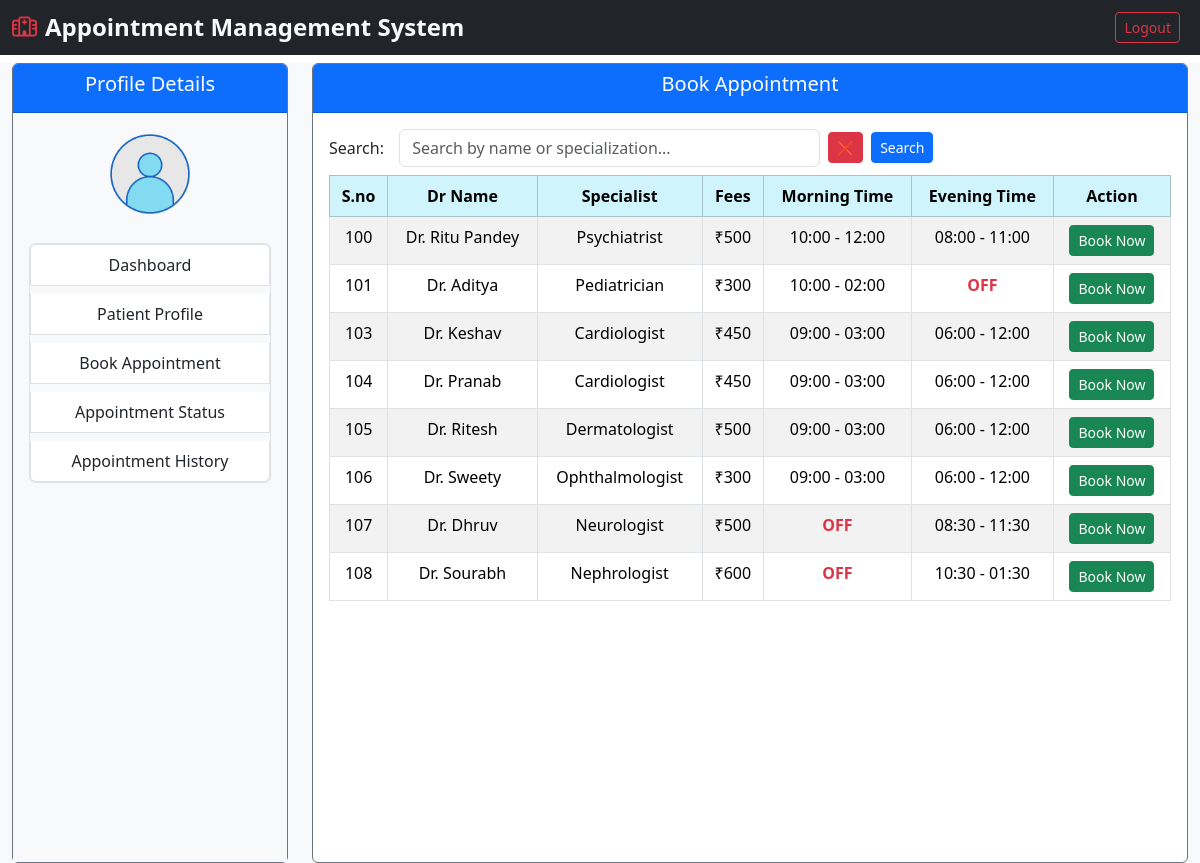
The app's page /patient/index.php?page=book_app.php (signed in) with its own data.
### tables this page shows
CREATE TABLE `doctors` (
  `d_id` int(200) NOT NULL,
  `name` varchar(100) NOT NULL,
  `specialize` varchar(100) NOT NULL,
  `m_start` time NOT NULL,
  `m_end` time NOT NULL,
  `e_start` time NOT NULL,
  `e_end` time NOT NULL,
  `fees` int(200) NOT NULL,
  `created_at` datetime NOT NULL,
  `updated_at` datetime NOT NULL,
  `status` enum('Active','Inactive') NOT NULL DEFAULT 'Active'
);

### patient/book_app.php (the view, shortened to what this page needs)
<?php
$search = "";
$query = "SELECT d_id, name, specialize, fees, m_start, m_end, e_start, e_end, status FROM doctors WHERE status='Active'";
$stmt = $conn->prepare($query);
$stmt->execute();
$result = $stmt->get_result();
?>
<div class="card-header bg-primary text-white text-center">
    <h5>Book Appointment</h5>
</div>
<div class="card-body">
    <form action="" method="post">
        <div class="row justify-content-center align-items-center mb-2">
            <div class="col-md-12 d-flex align-items-center">
                <label for="dr_name" class="form-label col-md-1 my-auto">Search:</label>
                <input type="text" id="dr_name" name="dr_name"
                    class="form-control col-md-3 w-50"
                    placeholder="Search by name or specialization..."
                    value="<?= htmlspecialchars($search); ?>">
                <button type="submit" name="clear_data" class="btn btn-sm btn-danger ms-2">❌</button>
                <button type="submit" class="btn btn-sm btn-primary ms-2" name="search">Search</button>
            </div>
        </div>
    </form>
    <div class="table-responsive">
        <table class="table text-center table-striped table-bordered">
            <thead class="table-info">
                <tr>
                    <th>S.no</th>
                    <th>Dr Name</th>
                    <th>Specialist</th>
                    <th>Fees</th>
                    <th>Morning Time</th>
                    <th>Evening Time</th>
                    <th>Action</th>
                </tr>
            </thead>
            <tbody>
                <?php if ($result->num_rows > 0): ?>
                    <?php while ($row = $result->fetch_assoc()): ?>
                        <tr>
                            <td><?= htmlspecialchars($row['d_id']); ?></td>
                            <td>Dr. <?= ucwords(htmlspecialchars($row['name'])); ?></td>
                            <td><?= htmlspecialchars($row['specialize']); ?></td>
                            <td>₹<?= htmlspecialchars($row['fees']); ?></td>
                            <td>
                                <?= ($row['m_start'] !== '00:00:00' && $row['m_end'] !== '00:00:00')
                                    ? date('h:i', strtotime($row['m_start'])) . ' - ' . date('h:i', strtotime($row['m_end']))
                                    : "<span class='text-danger fw-bold'>OFF</span>"; ?>
                            </td>
                            <td>
                                <?= ($row['e_start'] !== '00:00:00' && $row['e_end'] !== '00:00:00')
                                    ? date('h:i', strtotime($row['e_start'])) . ' - ' . date('h:i', strtotime($row['e_end']))
                                    : "<span class='text-danger fw-bold'>OFF</span>"; ?>
                            </td>
                            <td>
                                <button class="btn btn-success btn-sm" data-bs-toggle="modal" data-bs-target="#bookModal<?= $row['d_id']; ?>">
                                    Book Now
                                </button>
                            </td>
                        </tr>
                    <?php endwhile; ?>
                <?php else: ?>
                    <tr>
                        <td colspan="7" class="text-danger">No doctors found.</td>
                    </tr>
                <?php endif; ?>
            </tbody>
        </table>
    </div>
</div>

### patient/index.php (shortened to what this page needs)
<!DOCTYPE html>
<html lang="en">
<head>
    <?php include("../common/links.php") ?>
</head>
<body>
    <?php
    include("../common/header.php");
    ?>
    <div class="container-fluid mt-2">
        <div class="row vh-100">
            <div class="col-md-3  bg-light sidebar">
                <div class="card border-secondary h-100">
                    <div class="card-header bg-primary text-white text-center">
                        <h5>Profile Details</h5>
                    </div>
                    <div class="card-body bg-light text-center">
                        <img src="../img/profile.png" alt="user Profile" class="img-fluid rounded-circle" style="height: 90px; width: 90px;">
                        <div class="collapse d-md-block" id="sidebarMenu">
                            <ul class="list-group border mt-4 text-center">
                                <li class="list-group-item mb-2" id="lgi">
                                    <a href="?page=home.php" class="text-decoration-none text-dark d-block">Dashboard</a>
                                </li>
                                <li class="list-group-item mb-2" id="lgi">
                                    <a href="?page=p_profile.php" class="text-decoration-none text-dark d-block">Patient Profile</a>
                                </li>
                                <li class="list-group-item mb-2" id="lgi">
                                    <a href="?page=book_app.php" class="text-decoration-none text-dark d-block">Book Appointment</a>
                                </li>
                                <li class="list-group-item mb-2" id="lgi">
                                    <a href="?page=app_status.php" class="text-decoration-none text-dark d-block">Appointment Status</a>
                                </li>
                                <li class="list-group-item" id="lgi">
                                    <a href="?page=app_history.php" class="text-decoration-none text-dark d-block">Appointment History</a>
                                </li>
                            </ul>
                        </div>
                    </div>
                </div>
            </div>
            <main class="col-md-9 bg-light ">
                <div class="card border-secondary h-100">
                    <?php if (isset($_GET['page'])) {
                        $page = $_GET['page'];
                        $safe_page = basename($page);
                        if (file_exists($safe_page)) {
                            include $safe_page;
                        } else {
                            echo "<div class='alert mt-2 text-light bg-danger text-center col-4 m-auto' role='alert'>
        <b><b>Page not found ! try again</b></b>
      </div>";
                        }
                    } else {
                        include("./home.php");
                    } ?>
                </div>
        </div>
    </div>
</body>
</html>

### common/links.php (shortened to what this page needs)
<link rel="stylesheet" href="https://cdn.jsdelivr.net/npm/bootstrap@5.3.3/dist/css/bootstrap.min.css">
<link href="https://cdnjs.cloudflare.com/ajax/libs/font-awesome/6.0.0-beta3/css/all.min.css" rel="stylesheet">
<link rel="stylesheet" href="">

### common/header.php (shortened to what this page needs)
<nav class="navbar navbar-dark navbar-expand-lg bg-dark">
    <div class="container-fluid">
        <a class="navbar-brand d-flex align-items-center" href="#">
            <i class="fa-regular fa-hospital text-danger me-2"></i>
            <h4 class="text-light fw-bold m-0 d-none d-lg-block">Appointment Management System</h4>
        </a>
        <ul class="navbar-nav ms-auto d-flex align-items-center">
            <?php if (isset($_SESSION['user']) || isset($_SESSION['admin'])): ?>
                <li class="nav-item">
                    <a href="../other/logout.php" class="btn btn-sm btn-outline-danger me-2">Logout</a>
                </li>
            <?php endif; ?>
        </ul>
    </div>
</nav>

### records on screen
doctors: d_id "100", name "Ritu Pandey", specialize "Psychiatrist", fees "500", m_start "10:00", m_end "12:00", e_start "08:00", e_end "11:00"
doctors: d_id "101", name "Aditya", specialize "Pediatrician", fees "300", m_start "10:00", m_end "02:00", e_start "OFF"
doctors: d_id "103", name "Keshav", specialize "Cardiologist", fees "450", m_start "09:00", m_end "03:00", e_start "06:00", e_end "12:00"
doctors: d_id "104", name "Pranab", specialize "Cardiologist", fees "450", m_start "09:00", m_end "03:00", e_start "06:00", e_end "12:00"
doctors: d_id "105", name "Ritesh", specialize "Dermatologist", fees "500", m_start "09:00", m_end "03:00", e_start "06:00", e_end "12:00"
doctors: d_id "106", name "Sweety", specialize "Ophthalmologist", fees "300", m_start "09:00", m_end "03:00", e_start "06:00", e_end "12:00"
doctors: d_id "107", name "Dhruv", specialize "Neurologist", fees "500", m_start "OFF", e_start "08:30", e_end "11:30"
doctors: d_id "108", name "Sourabh", specialize "Nephrologist", fees "600", m_start "OFF", e_start "10:30", e_end "01:30"
